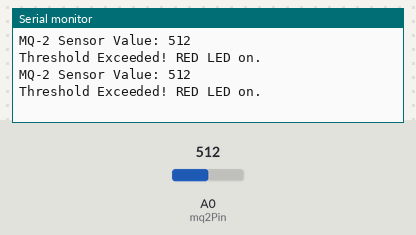
Recording of a sketch running on a simulated ESP8266 (NodeMCU). Shown: the last lines printed to the serial monitor. Inputs (shaded band) come from the test bench; at power-on: A0 (mq2Pin) = 512. WiFi joins after 1.5 s; servers stay silent unless stated.

Above: at 4.0 s.
4.1 s: A0 (mq2Pin) set to 96
At 5.4 s:
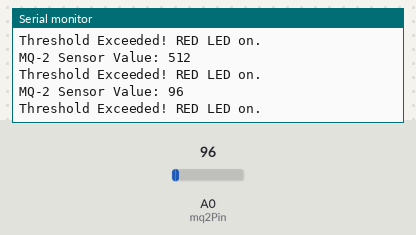
5.6 s: A0 (mq2Pin) set to 86
At 6.4 s:
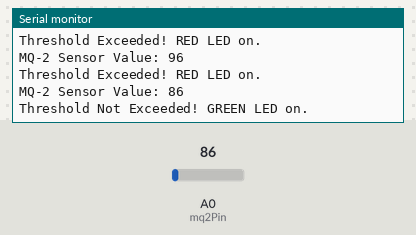
Timing chart, 0 to 8.6 s (numbered marks = the images above; inputs shaded):
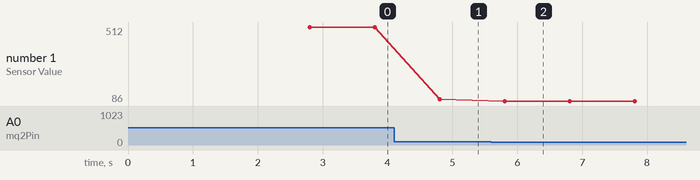

The sketch:

ass7_MQ2.ino
```cpp
#define BLYNK_TEMPLATE_ID "TMPL6IESRTGAe"
#define BLYNK_TEMPLATE_NAME "MQ2"
#define BLYNK_AUTH_TOKEN "p-0nEJ0VRyzJnSjZfufqCR8COoUPFKQP"

#include <ESP8266WiFi.h>
#include <BlynkSimpleEsp8266.h>

// Your Blynk Auth Token
char auth[] = BLYNK_AUTH_TOKEN;

// Wi-Fi credentials
char ssid[] = "Pooja";  // Replace with your WiFi SSID
char pass[] = "pooja123";  // Replace with your WiFi password

// Define the analog pin where the MQ-2 sensor's AO pin is connected
const int mq2Pin = A0;  // A0 is the analog pin on NodeMCU

// Define the threshold value
int threshold = 90;  // Set the threshold value for gas concentration

// Virtual Pin for Blynk LED widgets
#define STATUS_PIN V0   // For displaying sensor value
#define SAFE_PIN V1     // GREEN LED (safe)
#define UNSAFE_PIN V2   // RED LED (unsafe)

void setup() {
  // Start serial communication at 115200 baud rate
  Serial.begin(115200);

  // Connect to Wi-Fi
  Blynk.begin(auth, ssid, pass);

  // Wait for the serial monitor to open
  delay(1000);
}

void loop() {
  // Read the analog value from the MQ-2 sensor
  int sensorValue = analogRead(mq2Pin);

  // Print the sensor value to the serial monitor
  Serial.print("MQ-2 Sensor Value: ");
  Serial.println(sensorValue);

  // Update the sensor value on V0 in the Blynk app
  Blynk.virtualWrite(STATUS_PIN, sensorValue);  // Send sensor value to V0

  // Turn off previous LED states
  Blynk.virtualWrite(SAFE_PIN, LOW);
  Blynk.virtualWrite(UNSAFE_PIN, LOW);

  // Check if the sensor value exceeds the threshold
  if (sensorValue > threshold) {
    // If above threshold, turn on the RED LED in Blynk and print status
    Blynk.virtualWrite(UNSAFE_PIN, HIGH);  // RED light (gas detected)
    Serial.println("Threshold Exceeded! RED LED on.");
      Blynk.logEvent("Gas concentration exceeded threshold! RED LED ON.");
  } else {
    // If below threshold, turn on the GREEN LED in Blynk and print status
    Blynk.virtualWrite(SAFE_PIN, HIGH);  // GREEN light (no gas detected)
    Serial.println("Threshold Not Exceeded! GREEN LED on.");
  }

  // Update Blynk app
  Blynk.run();

  // Wait for 1 second before reading again
  delay(1000);
}
```

Measured:
- the behaviour switches between 91 and 90 on A0 (mq2Pin) (found by bisection; images 1 and 2)
- after the input at 4.1 s, the serial monitor: prints a new line after 0.71 s (image 1)
- after the input at 5.6 s, the serial monitor: prints a new line after 0.21 s (image 2)
- plotted number 1: 512 → 96 after the input at 4.1 s, 96 → 86 after the input at 5.6 s
